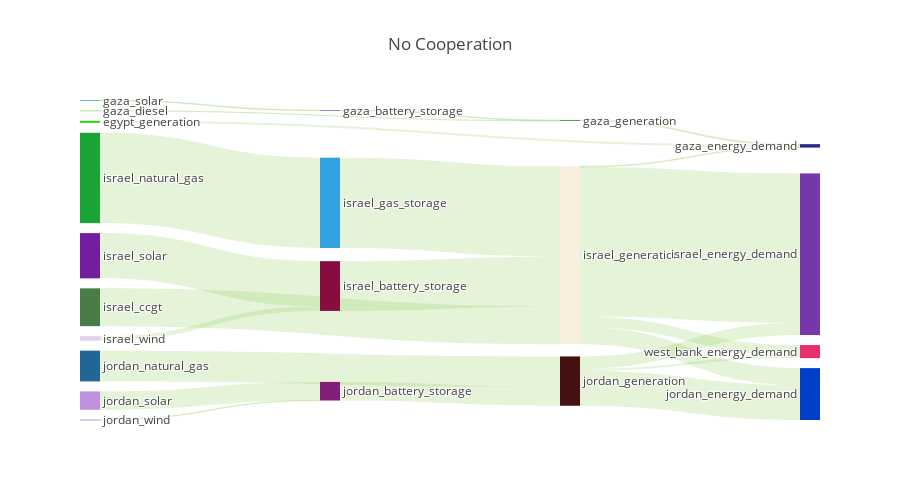

Write notebook code for a chart like this one.
### Markdown cell above
## Visualise flows
This figure visualises flows between each territory

### Code cell
results['UTO'].plot_flows_sankey(height=500,title='No Cooperation')

### Figure 1 — Plotly figure (JSON) as saved in the notebook; plotly's stock layout.template omitted (floating-point values rounded to 4 significant figures)
{"data": [{"domain": {"x": [0, 1], "y": [0, 1]}, "link": {"color": ["rgba(127, 194, 65, 0.2)", "rgba(127, 194, 65, 0.2)", "rgba(127, 194, 65, 0.2)", "rgba(127, 194, 65, 0.2)", "rgba(127, 194, 65, 0.2)", "rgba(127, 194, 65, 0.2)", "rgba(127, 194, 65, 0.2)", "rgba(127, 194, 65, 0.2)", "rgba(127, 194, 65, 0.2)", "rgba(127, 194, 65, 0.2)", "rgba(127, 194, 65, 0.2)", "rgba(127, 194, 65, 0.2)", "rgba(127, 194, 65, 0.2)", "rgba(127, 194, 65, 0.2)", "rgba(127, 194, 65, 0.2)", "rgba(127, 194, 65, 0.2)", "rgba(127, 194, 65, 0.2)", "rgba(127, 194, 65, 0.2)", "rgba(127, 194, 65, 0.2)", "rgba(127, 194, 65, 0.2)", "rgba(127, 194, 65, 0.2)", "rgba(127, 194, 65, 0.2)", "rgba(127, 194, 65, 0.2)", "rgba(127, 194, 65, 0.2)", "rgba(127, 194, 65, 0.2)", "rgba(127, 194, 65, 0.2)", "rgba(127, 194, 65, 0.2)", "rgba(127, 194, 65, 0.2)", "rgba(127, 194, 65, 0.2)", "rgba(127, 194, 65, 0.2)", "rgba(127, 194, 65, 0.2)", "rgba(127, 194, 65, 0.2)", "rgba(127, 194, 65, 0.2)", "rgba(127, 194, 65, 0.2)", "rgba(127, 194, 65, 0.2)", "rgba(127, 194, 65, 0.2)", "rgba(127, 194, 65, 0.2)", "rgba(127, 194, 65, 0.2)", "rgba(127, 194, 65, 0.2)"], "source": [0, 34, 2, 33, 4, 5, 40, 7, 8, 9, 39, 35, 35, 35, 35, 12, 13, 14, 42, 16, 17, 18, 41, 41, 41, 20, 21, 22, 23, 44, 25, 26, 27, 43, 43, 43, 29, 30, 31], "target": [32, 33, 33, 32, 33, 34, 35, 35, 35, 35, 35, 32, 36, 37, 38, 39, 40, 40, 41, 41, 41, 41, 36, 37, 38, 41, 41, 42, 42, 43, 43, 43, 43, 36, 37, 38, 43, 44, 44], "value": [6195.0, 2207.0, 540, 2747.0, 0, 2207.0, 160100.0, 121700.0, 0, 0, 290900.0, 2007.0, 481100.0, 54660.0, 34980.0, 290900.0, 145600, 14510.0, 59830.0, 0, 0, 0, 39350.0, 112400.0, 7127.0, 99010.0, 0, 59080.0, 753.2, 0, 0, 0, 0, 0, 0, 0, 0, 0, 0]}, "node": {"color": ["22d608", "1effcf", "67c40b", "d32612", "603287", "21b291", "856f24", "497c46", "77dc90", "2cbfbb", "96b78b", "d215f9", "19a435", "731e9e", "e1d2f3", "406861", "bbd920", "5c8212", "9fd417", "90ffd4", "216697", "f54e7f", "be92dc", "6f3ce9", "9a88d2", "5602fb", "75fcaa", "41bebd", "5b559c", "5b3f7d", "22ea90", "79d3c6", "24298e", "3b8734", "584ecd", "f8efdc", "7637ab", "013fc8", "e72f69", "32a2e0", "880c40", "451113", "831e79", "f3df32", "4d12a5"], "label": ["egypt_generation", "gaza_battery_storage", "gaza_diesel", "gaza_generation", "gaza_natural_gas", "gaza_solar", "israel_battery_storage", "israel_ccgt", "israel_coal", "israel_diesel", "israel_gas_storage", "israel_generation", "israel_natural_gas", "israel_solar", "israel_wind", "jordan_battery_storage", "jordan_ccgt", "jordan_coal", "jordan_diesel", "jordan_generation", "jordan_natural_gas", "jordan_shale", "jordan_solar", "jordan_wind", "west_bank_battery_storage", "west_bank_ccgt", "west_bank_coal", "west_bank_diesel", "west_bank_generation", "west_bank_natural_gas", "west_bank_solar", "west_bank_wind", "gaza_energy_demand", "gaza_generation", "gaza_battery_storage", "israel_generation", "israel_energy_demand", "jordan_energy_demand", "west_bank_energy_demand", "israel_gas_storage", "israel_battery_storage", "jordan_generation", "jordan_battery_storage", "west_bank_generation", "west_bank_battery_storage"], "line": {"color": "black", "width": 0}, "pad": 10}, "orientation": "h", "type": "sankey", "valueformat": ".0f"}], "layout": {"font": {"size": 12}, "height": 500, "title": "No Cooperation"}}
